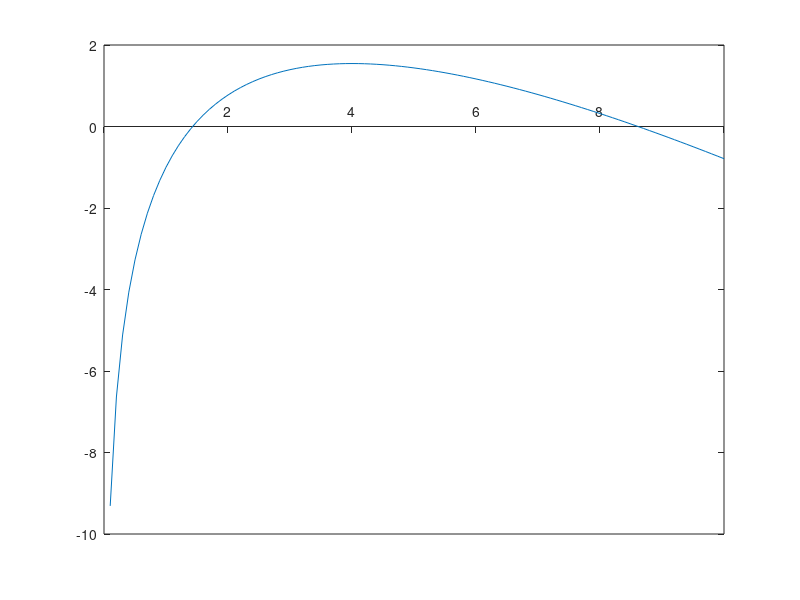

Here is the MATLAB script that generated this plot:
clear; clc; close all;

f = @(x) 4*log(x) - x;

xq = 0:0.1:10;
plot(xq,f(xq));
set(gca,'xAxisLocation','origin')

a = 1; b = 6;

tol = 1e-6;

c = (a*f(b)-b*f(a))/(f(b)-f(a));

counter = 0;
while abs(f(c)) >  tol
	if f(a)*f(c) < 0
		b = c;
	else 
		a = c;
	end
	c = (a*f(b)-b*f(a))/(f(b)-f(a));
	counter = counter + 1;
end
